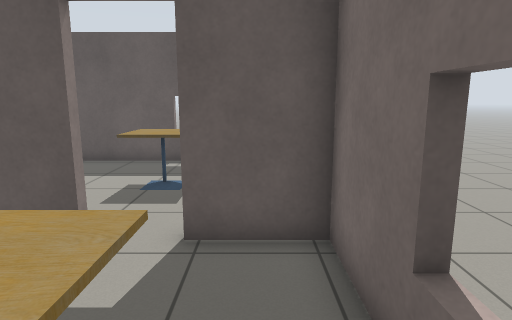
View 1 (above)

20 first-person views from a walk through a world built for the Gazebo simulator. The camera is 1.2 m above the floor, tilts 10° down and sees 75° across. The floor is counted in squares, 0.5 m on a side. Each view is taken from the middle of a square. On the plan, view 1 faces up. The plan holds only what a view shows up to about 19 squares ahead; the rest is blank.

View 2
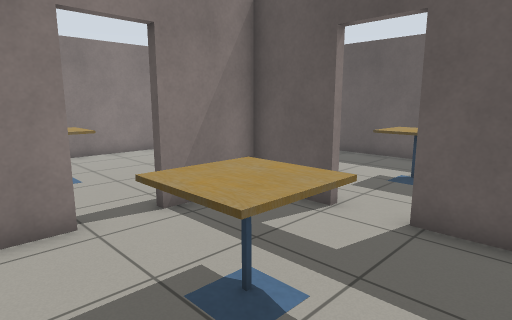

View 3
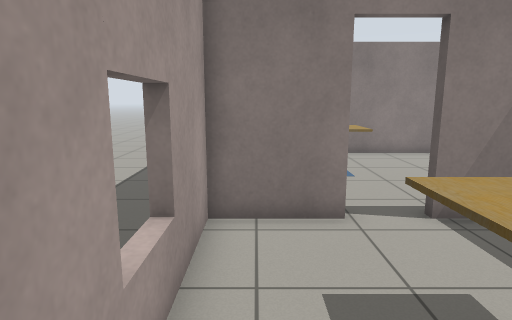

View 4
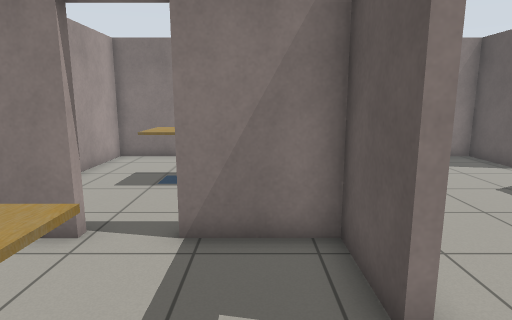

View 5
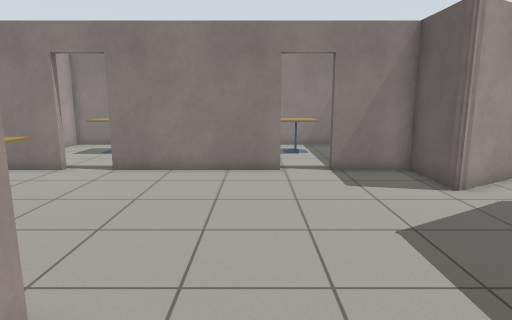

View 6
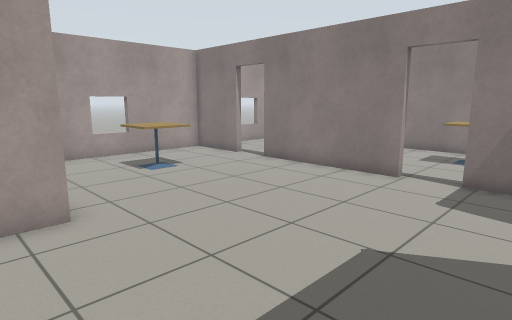

View 7
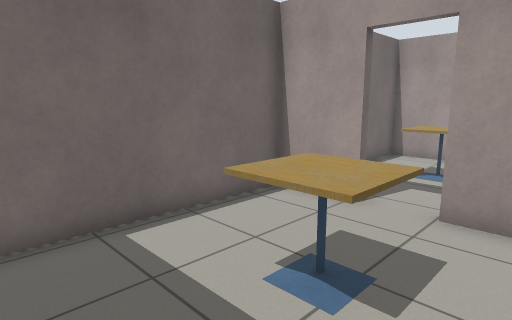

View 8
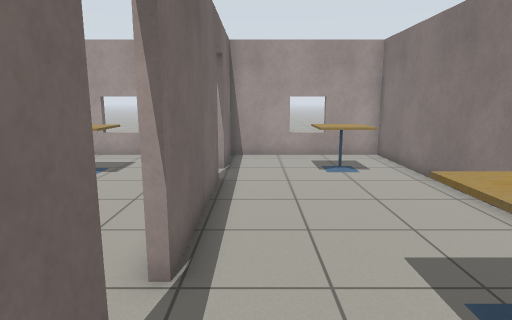

View 9
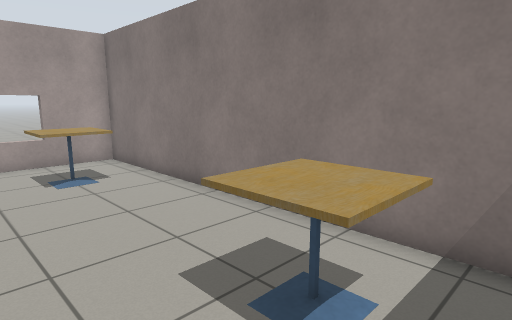

View 10
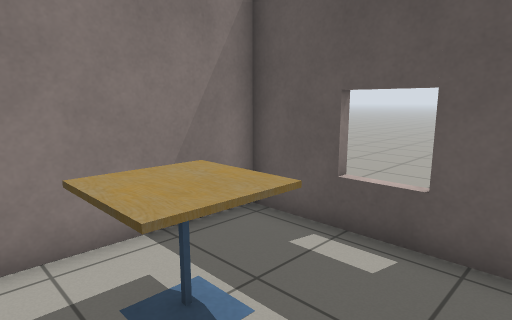

View 11
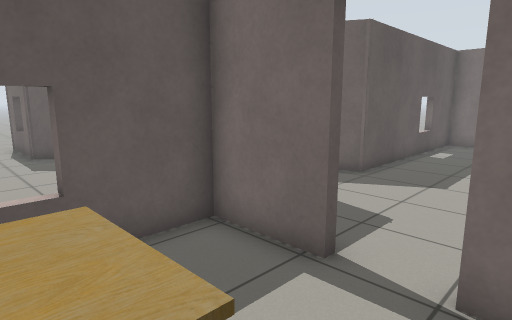

View 12
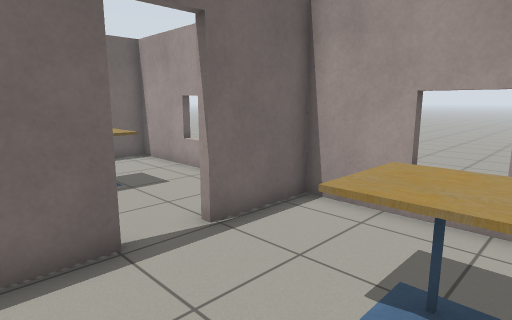

View 13
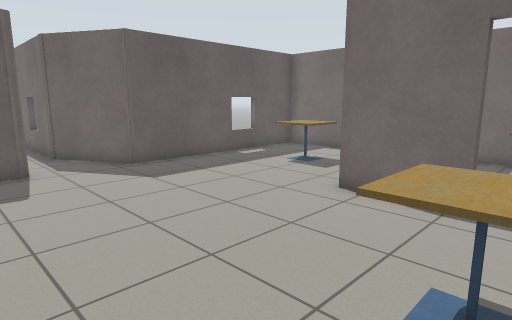

View 14
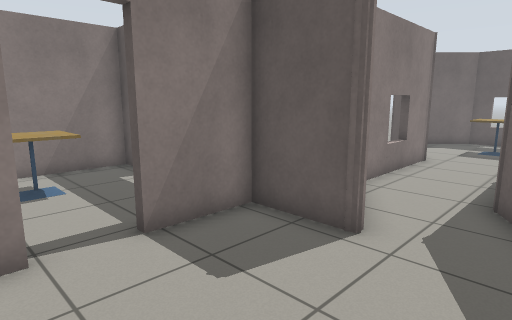

View 15
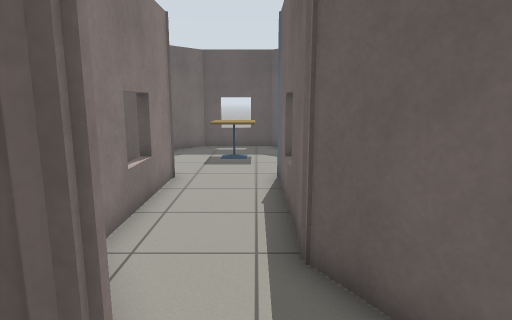

View 16
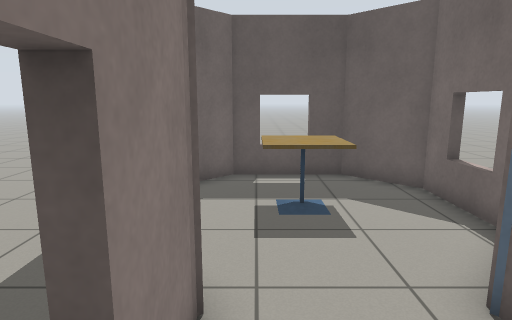

View 17
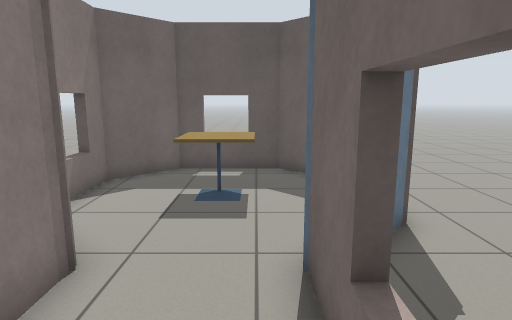

View 18
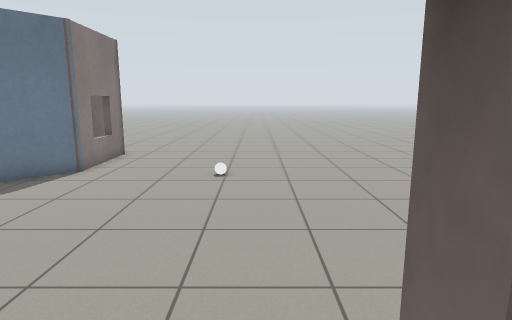

View 19
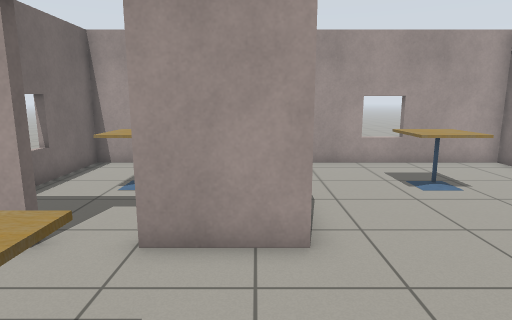

View 20
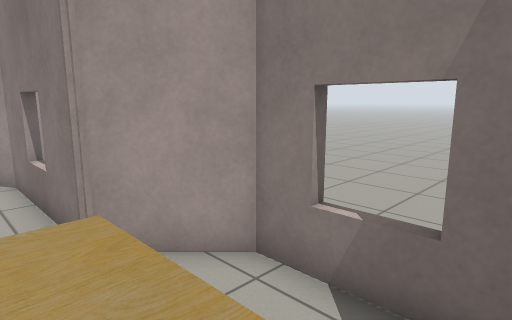

### Floor plan
Key: @ floor where view 1 was taken; # wall or solid block; . floor; D open door; = window, fence, low wall or low ledge; T cafe table; H thing the floor can be seen under or through; O other object.
Columns run from 22 left of view 1 to 2 right of it. Each row starts with its distance up from view 1.
 30  ..     ##=##............
 29  ..   .#.....#...........
 28   ..  #.......#..........
 27   ... #..TTT..#..........
 26 ......=..TTT..=..........
 25 ......#.......#..........
 24 .... .##.....##....O.....
 23 .... ..##...##...........
 22 ...  ...#...#............
 21 ...  .. #...#............
 20 ... ... =...= ..........
 19 ....... #...#  .........
 18 ......  #...#   ........
 17         #...#   .......
 16         ##..##   ......
 15          #...#
 14 ####=HH####...#####==####
 13 #......#................#
 12 #......#................#
 11 #.TT...#................#
 10 #.TTT..D...........TT...#
  9 #.TTT..D...........TT...#
  8 #......#................#
  7 #......#................#
  6 #......#........###DD####
  5 #......#........#.......#
  4 #......#........#.......#
  3 #......D........#.......#
  2 #.TTT..D...TTT..D...TT..=
  1 #.TTT..#...TTT..D...TT..#
  0 #......#........#.....@.#
 -1 #......#........#.......#
 -2 ####=#######=#######=####

Positions as (right, up) in squares from view 1, and headings:
1: (0, 0), facing up
2: (1, -1), facing up-left
3: (1, -1), facing left
4: (0, 4), facing left
5: (-3, 8), facing left
6: (-4, 13), facing down-left
7: (-5, 13), facing down-right
8: (-16, 13), facing down
9: (-16, 12), facing down-left
10: (-16, 8), facing up-left
11: (-19, 8), facing up-right
12: (-20, 5), facing down-right
13: (-14, 1), facing up-right
14: (-9, 8), facing up-left
15: (-11, 12), facing up
16: (-13, 19), facing up
17: (-11, 18), facing up
18: (-2, 13), facing up
19: (-5, 11), facing down
20: (-12, 28), facing down-left
